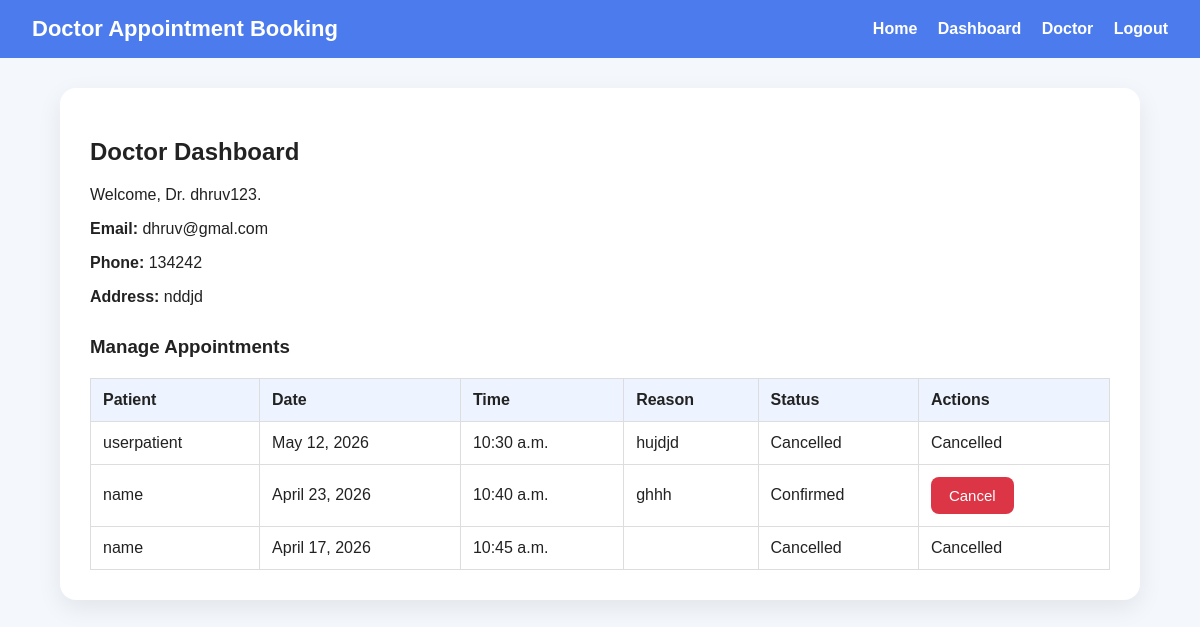
/doctor/ (signed in), run on the app's committed database.
### core/models.py (models this page shows, shortened)
class UserProfile(models.Model):
    ROLE_CHOICES = (
        ('patient', 'Patient'),
        ('doctor', 'Doctor'),
        ('admin_staff', 'Admin Staff'),
    )
    SPECIALTY_CHOICES = (
        ('cardiology', 'Cardiology'),
        ('dermatology', 'Dermatology'),
        ('neurology', 'Neurology'),
        ('pediatrics', 'Pediatrics'),
        ('orthopedics', 'Orthopedics'),
        ('general', 'General Practitioner'),
    )
    user = models.OneToOneField(User, on_delete=models.CASCADE, related_name='profile')
    role = models.CharField(max_length=20, choices=ROLE_CHOICES)
    specialty = models.CharField(max_length=50, choices=SPECIALTY_CHOICES, blank=True, null=True)
    image = models.ImageField(upload_to='profile_images/', blank=True, null=True)
    phone = models.CharField(max_length=20, blank=True)
    address = models.CharField(max_length=255, blank=True)

class Appointment(models.Model):
    STATUS_CHOICES = (
        ('Pending', 'Pending'),
        ('Confirmed', 'Confirmed'),
        ('Cancelled', 'Cancelled'),
    )
    patient = models.ForeignKey(
        User,
        on_delete=models.CASCADE,
        related_name='patient_appointments'
    )
    doctor = models.ForeignKey(
        User,
        on_delete=models.CASCADE,
        related_name='doctor_appointments'
    )
    appointment_date = models.DateField()
    appointment_time = models.TimeField()
    reason = models.TextField(blank=True)
    status = models.CharField(max_length=20, choices=STATUS_CHOICES, default='Pending')
    created_at = models.DateTimeField(auto_now_add=True)
    class Meta:
        ordering = ['-appointment_date', '-appointment_time']
        constraints = [
            models.UniqueConstraint(
                fields=['doctor', 'appointment_date', 'appointment_time'],
                name='unique_doctor_appointment_slot'
            )
        ]

### core/views.py (the view)
@login_required(login_url='login')
def doctor_dashboard(request):
    profile = getattr(request.user, 'profile', None)
    if not profile or profile.role != 'doctor':
        messages.error(request, 'Only doctors can access this page.')
        return redirect('dashboard')
    appointments = Appointment.objects.filter(doctor=request.user)
    context = {
        'profile': profile,
        'appointments': appointments,
    }
    return render(request, 'core/doctor_dashboard.html', context)

### templates/core/doctor_dashboard.html (shortened to what this page needs)
{% extends 'base.html' %}
{% block content %}
<h2>Doctor Dashboard</h2>
<p>Welcome, Dr. {{ request.user.username }}.</p>
{% if profile %}
    <p><strong>Email:</strong> {{ request.user.email }}</p>
    <p><strong>Phone:</strong> {{ profile.phone }}</p>
    <p><strong>Address:</strong> {{ profile.address }}</p>
{% endif %}
<h3 style="margin-top: 30px;">Manage Appointments</h3>
{% if appointments %}
<table>
    <thead>
        <tr>
            <th>Patient</th>
            <th>Date</th>
            <th>Time</th>
            <th>Reason</th>
            <th>Status</th>
            <th>Actions</th>
        </tr>
    </thead>
    <tbody>
        {% for appointment in appointments %}
        <tr>
            <td>{{ appointment.patient.username }}</td>
            <td>{{ appointment.appointment_date }}</td>
            <td>{{ appointment.appointment_time }}</td>
            <td>{{ appointment.reason }}</td>
            <td>{{ appointment.status }}</td>
            <td>
                {% if appointment.status == 'Pending' %}
                    <a href="{% url 'confirm_appointment' appointment.id %}" class="btn">Confirm</a>
                    <a href="{% url 'doctor_cancel_appointment' appointment.id %}" class="btn btn-danger">Cancel</a>
                {% elif appointment.status == 'Confirmed' %}
                    <a href="{% url 'doctor_cancel_appointment' appointment.id %}" class="btn btn-danger">Cancel</a>
                {% else %}
                    Cancelled
                {% endif %}
            </td>
        </tr>
        {% endfor %}
    </tbody>
</table>
{% else %}
<p>No appointments assigned yet.</p>
{% endif %}
{% endblock %}

### templates/base.html (shortened to what this page needs)
<!DOCTYPE html>
<html lang="en">
<head>
</head>
<body>
    <div class="navbar">
        <div class="brand">Doctor Appointment Booking</div>
        <div>
            <a href="{% url 'home' %}">Home</a>
            {% if user.is_authenticated %}
                <a href="{% url 'dashboard' %}">Dashboard</a>
                {% if user.profile.role == 'patient' %}
                    <a href="{% url 'patient_dashboard' %}">Patient</a>
                {% elif user.profile.role == 'doctor' %}
                    <a href="{% url 'doctor_dashboard' %}">Doctor</a>
                {% elif user.profile.role == 'admin_staff' %}
                    <a href="{% url 'admin_dashboard' %}">Admin</a>
                {% endif %}
                <a href="{% url 'logout' %}">Logout</a>
            {% else %}
                <a href="{% url 'signup' %}">Sign Up</a>
                <a href="{% url 'login' %}">Login</a>
            {% endif %}
        </div>
    </div>
    <div class="container">
        {% block content %}{% endblock %}
    </div>
</body>
</html>

### templates/base.html (style rules this page uses)
* { box-sizing: border-box; }
body { margin: 0; font-family: Arial, sans-serif; background: #f4f8fc; color: #222; }
.navbar { background: #4b7bec; color: white; padding: 16px 32px; display: flex; justify-content: space-between; align-items: center; }
.navbar .brand { font-size: 22px; font-weight: bold; }
.navbar a { color: white; text-decoration: none; margin-left: 16px; font-weight: 600; }
.container { width: 90%; max-width: 1100px; margin: 30px auto; background: white; border-radius: 16px; padding: 30px; box-shadow: 0 8px 24px rgba(0, 0, 0, 0.08); }
.btn { display: inline-block; background: #4b7bec; color: white; border: none; border-radius: 8px; padding: 10px 18px; text-decoration: none; cursor: pointer; font-size: 15px; margin-right: 10px; }
.btn-danger { background: #dc3545; }
table { width: 100%; border-collapse: collapse; margin-top: 20px; }
th, td { padding: 12px; border: 1px solid #ddd; text-align: left; }
th { background: #eef4ff; }

### data on the page
UserProfile: phone "134242", address "nddjd"
Appointment: patient.username "userpatient", appointment_date "May 12, 2026", appointment_time "10:30 a.m.", reason "hujdjd", status "Cancelled"
Appointment: patient.username "name", appointment_date "April 23, 2026", appointment_time "10:40 a.m.", reason "ghhh", status "Confirmed", shows "Cancel"
Appointment: patient.username "name", appointment_date "April 17, 2026", appointment_time "10:45 a.m.", status "Cancelled"

### other printed values
{{ request.user.username }} "dhruv123"
{{ request.user.email }} "dhruv@gmal.com"
